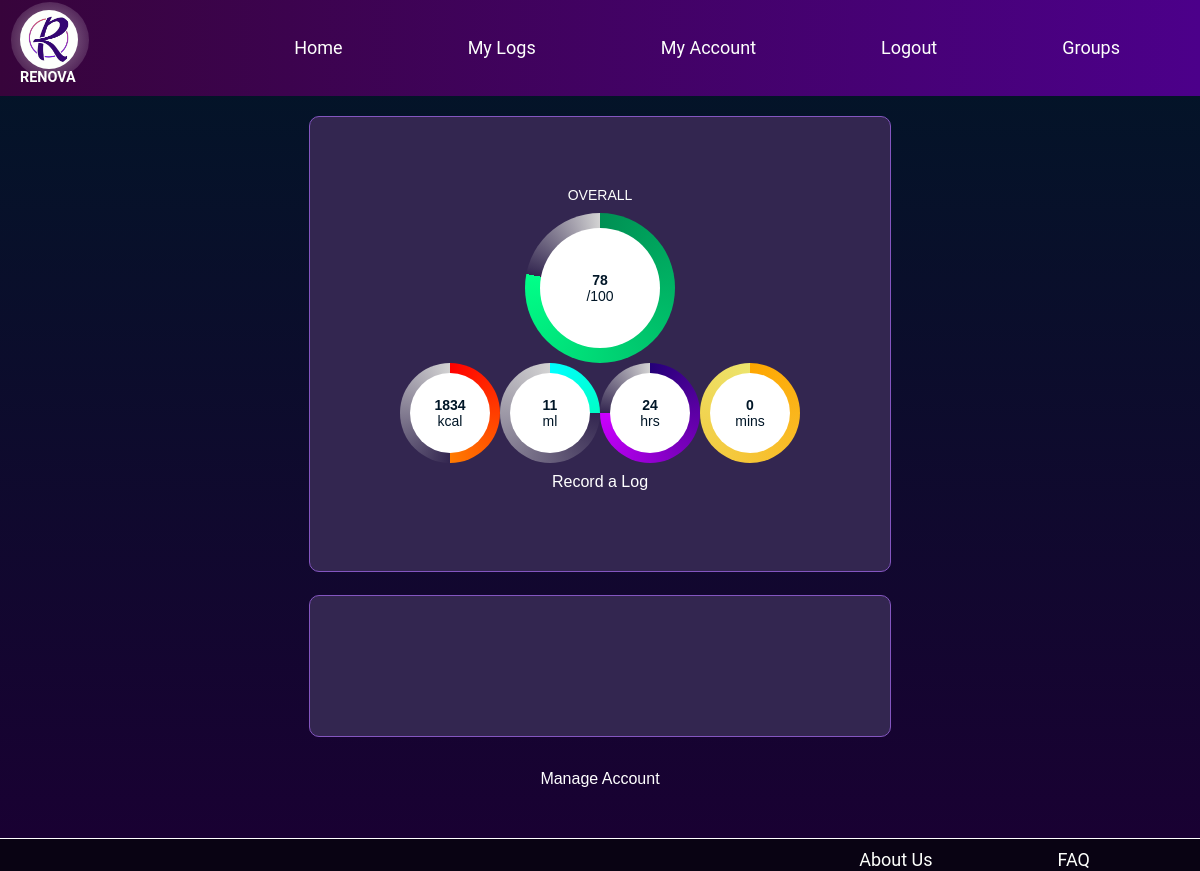
The page /renova/my-logs/ (signed in) on the database as committed earlier.
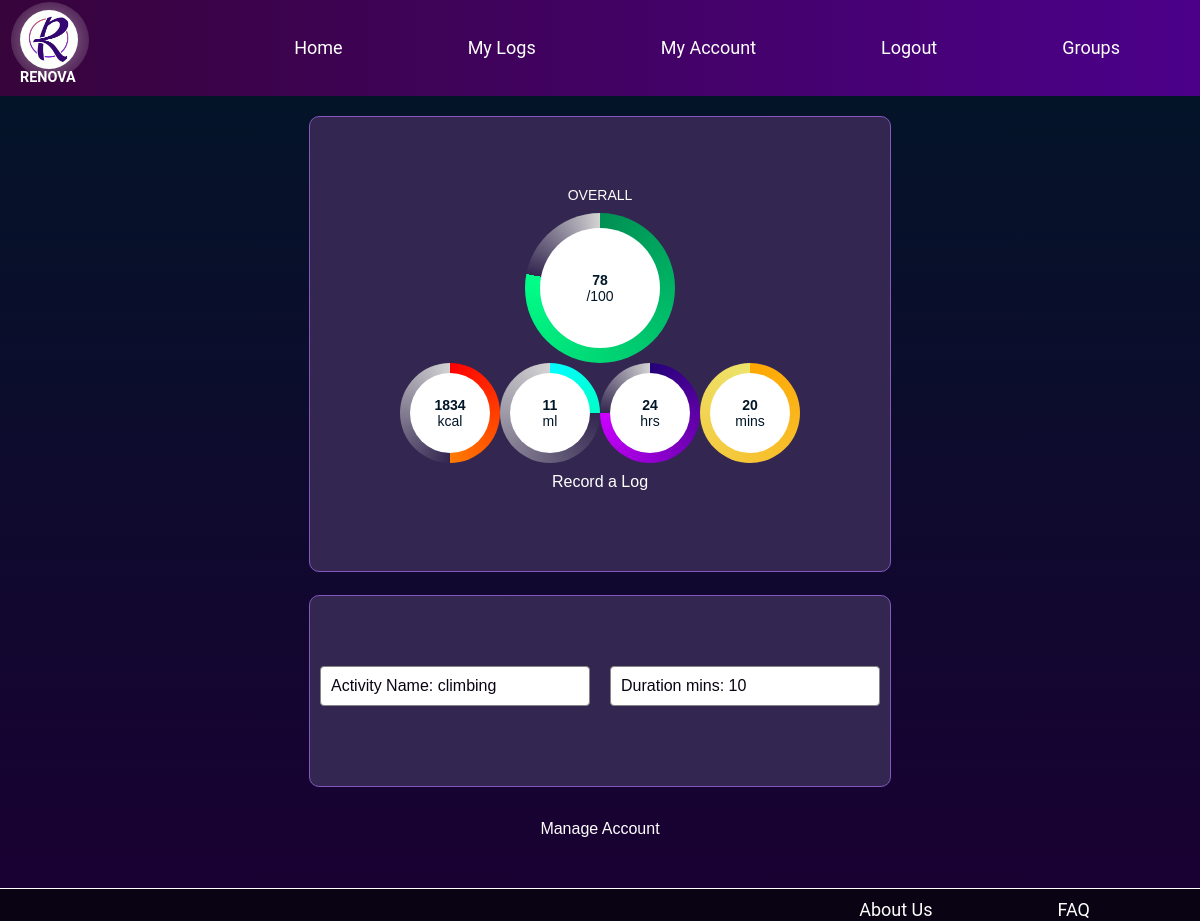
The same page on the database as committed later.
### renova/models.py (models this page shows, shortened)
class Activity(models.Model):
    name = models.CharField(max_length=200)
    duration = models.IntegerField()

### renova/views.py (the view)
# urls.py: path('my-logs/', views.my_logs, name='my_logs'),
@login_required
def my_logs(request):
    logs = Log.objects.all().filter(user=request.user).order_by("-creation_date")
    total_water = logs.aggregate(Sum('water'))['water__sum'] or 0
    total_calories = logs.aggregate(Sum('calories'))['calories__sum'] or 0
    total_sleep = logs.aggregate(Sum('sleep'))['sleep__sum'] or 0
    total_duration = logs.aggregate(total_duration=Sum('total_duration'))['total_duration'] or 0
    context_dict = {
        'logs' : logs,
        'total_water': total_water,
        'total_calories': total_calories,
        'total_sleep': total_sleep,
        'total_duration': total_duration,
    }
    return render(request, 'renova/my_logs.html', context=context_dict)

### templates/renova/my_logs.html (shortened to what this page needs)
{% extends "base.html" %}
{% load staticfiles %}
{% block content %}
<div class="my_logs middle">
  <div class="large-dial-container">
    <div class="dial-label">OVERALL</div>
    <div id="dial5" class="dial large-dial"><div class="dial-text"><strong>78</strong><br />/100</div></div>
  </div>
  <div class="small-dials-container">
    <div id="dial1" class="dial"><div class="dial-text"><strong>{{ total_calories }}</strong><br />kcal</div></div>
    <div id="dial2" class="dial"><div class="dial-text"><strong>{{ total_water }}</strong><br />ml</div></div>
    <div id="dial3" class="dial"><div class="dial-text"><strong>{{ total_sleep }}</strong><br />hrs</div></div>
    <div id="dial4" class="dial"><div class="dial-text"><strong>{{ total_duration }}</strong><br />mins</div></div>
  </div>
  <div class="smallercont"><a href="{% url 'renova:record_log' %}">Record a Log</a></div>
</div>
<div class="middle columns">
  {% for log in logs %}
    {% for activity in log.activities.all %}
      <div class="activity-log">
        <div class="activity-name">
          <span>Activity Name: {{ activity.name }}</span>
        </div>
        <div class="activity-duration">
          <span>Duration mins: {{ activity.duration }}</span>
        </div>
      </div>
    {% endfor %}
  {% empty %}
    <div class="activity-log"></div>
    <p>You have no logs at the moment.</p>
    <div>
  {% endfor %}
</div>
<div class="manage-account-container"><a href="{% url 'renova:my_account' %}">Manage Account</a></div>
{% endblock %}

Rows that differ between the two databases and show on the page:
added Activity: name "climbing", duration "10"
Other text that changed with them:
{{ total_duration }}: "0" → "20"
